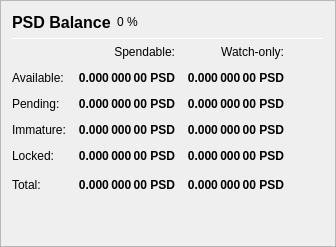
                   <widget class="QFrame" name="frame_Balances">
                    <property name="frameShape">
                     <enum>QFrame::StyledPanel</enum>
                    </property>
                    <property name="frameShadow">
                     <enum>QFrame::Raised</enum>
                    </property>
                    <layout class="QVBoxLayout" name="verticalLayout_4">
                     <item>
                      <layout class="QHBoxLayout" name="horizontalLayout_4">
                       <item>
                        <widget class="QLabel" name="label_5">
                         <property name="minimumSize">
                          <size>
                           <width>0</width>
                           <height>20</height>
                          </size>
                         </property>
                         <property name="font">
                          <font>
                           <pointsize>12</pointsize>
                           <weight>75</weight>
                           <bold>true</bold>
                          </font>
                         </property>
                         <property name="text">
                          <string>PSD Balance</string>
                         </property>
                        </widget>
                       </item>
                       <item>
                        <widget class="QLabel" name="labelPSDPercent">
                         <property name="text">
                          <string notr="true">0 %</string>
                         </property>
                        </widget>
                       </item>
                       <item>
                        <spacer name="horizontalSpacer_3">
                         <property name="orientation">
                          <enum>Qt::Horizontal</enum>
                         </property>
                         <property name="sizeHint" stdset="0">
                          <size>
                           <width>40</width>
                           <height>20</height>
                          </size>
                         </property>
                        </spacer>
                       </item>
                      </layout>
                     </item>
                     <item>
                      <widget class="Line" name="line_Balance">
                       <property name="minimumSize">
                        <size>
                         <width>0</width>
                         <height>1</height>
                        </size>
                       </property>
                       <property name="maximumSize">
                        <size>
                         <width>16777215</width>
                         <height>1</height>
                        </size>
                       </property>
                       <property name="orientation">
                        <enum>Qt::Horizontal</enum>
                       </property>
                      </widget>
                     </item>
                     <item>
                      <layout class="QGridLayout" name="gridLayout">
                       <property name="spacing">
                        <number>12</number>
                       </property>
                       <item row="0" column="1">
                        <widget class="QLabel" name="labelSpendable">
                         <property name="text">
                          <string>Spendable:</string>
                         </property>
                         <property name="alignment">
                          <set>Qt::AlignRight|Qt::AlignTrailing|Qt::AlignVCenter</set>
                         </property>
                        </widget>
                       </item>
                       <item row="0" column="2">
                        <widget class="QLabel" name="labelWatchonly">
                         <property name="text">
                          <string>Watch-only:</string>
                         </property>
                         <property name="alignment">
                          <set>Qt::AlignRight|Qt::AlignTrailing|Qt::AlignVCenter</set>
                         </property>
                        </widget>
                       </item>
                       <item row="1" column="0">
                        <widget class="QLabel" name="labelBalanceText">
                         <property name="text">
                          <string>Available:</string>
                         </property>
                        </widget>
                       </item>
                       <item row="1" column="1">
                        <widget class="QLabel" name="labelBalance">
                         <property name="font">
                          <font>
                           <weight>75</weight>
                           <bold>true</bold>
                          </font>
                         </property>
                         <property name="cursor">
                          <cursorShape>IBeamCursor</cursorShape>
                         </property>
                         <property name="toolTip">
                          <string>Your current spendable balance</string>
                         </property>
                         <property name="text">
                          <string notr="true">0.000 000 00 PSD</string>
                         </property>
                         <property name="alignment">
                          <set>Qt::AlignRight|Qt::AlignTrailing|Qt::AlignVCenter</set>
                         </property>
                         <property name="textInteractionFlags">
                          <set>Qt::LinksAccessibleByMouse|Qt::TextSelectableByKeyboard|Qt::TextSelectableByMouse</set>
                         </property>
                        </widget>
                       </item>
                       <item row="1" column="2">
                        <widget class="QLabel" name="labelWatchAvailable">
                         <property name="font">
                          <font>
                           <weight>75</weight>
                           <bold>true</bold>
                          </font>
                         </property>
                         <property name="cursor">
                          <cursorShape>IBeamCursor</cursorShape>
                         </property>
                         <property name="toolTip">
                          <string>Your current balance in watch-only addresses</string>
                         </property>
                         <property name="text">
                          <string notr="true">0.000 000 00 PSD</string>
                         </property>
                         <property name="alignment">
                          <set>Qt::AlignRight|Qt::AlignTrailing|Qt::AlignVCenter</set>
                         </property>
                         <property name="textInteractionFlags">
                          <set>Qt::LinksAccessibleByMouse|Qt::TextSelectableByKeyboard|Qt::TextSelectableByMouse</set>
                         </property>
                        </widget>
                       </item>
                       <item row="2" column="0">
                        <widget class="QLabel" name="labelPendingText">
                         <property name="text">
                          <string>Pending:</string>
                         </property>
                        </widget>
                       </item>
                       <item row="2" column="1">
                        <widget class="QLabel" name="labelUnconfirmed">
                         <property name="font">
                          <font>
                           <weight>75</weight>
                           <bold>true</bold>
                          </font>
                         </property>
                         <property name="cursor">
                          <cursorShape>IBeamCursor</cursorShape>
                         </property>
                         <property name="toolTip">
                          <string>Total of transactions that have yet to be confirmed, and do not yet count toward the spendable balance</string>
                         </property>
                         <property name="text">
                          <string notr="true">0.000 000 00 PSD</string>
                         </property>
                         <property name="alignment">
                          <set>Qt::AlignRight|Qt::AlignTrailing|Qt::AlignVCenter</set>
                         </property>
                         <property name="textInteractionFlags">
                          <set>Qt::LinksAccessibleByMouse|Qt::TextSelectableByKeyboard|Qt::TextSelectableByMouse</set>
                         </property>
                        </widget>
                       </item>
                       <item row="2" column="2">
                        <widget class="QLabel" name="labelWatchPending">
                         <property name="font">
                          <font>
                           <weight>75</weight>
                           <bold>true</bold>
                          </font>
                         </property>
                         <property name="cursor">
                          <cursorShape>IBeamCursor</cursorShape>
                         </property>
                         <property name="toolTip">
                          <string>Unconfirmed transactions to watch-only addresses</string>
                         </property>
                         <property name="text">
                          <string notr="true">0.000 000 00 PSD</string>
                         </property>
                         <property name="alignment">
                          <set>Qt::AlignRight|Qt::AlignTrailing|Qt::AlignVCenter</set>
                         </property>
                         <property name="textInteractionFlags">
                          <set>Qt::LinksAccessibleByMouse|Qt::TextSelectableByKeyboard|Qt::TextSelectableByMouse</set>
                         </property>
                        </widget>
                       </item>
                       <item row="3" column="0">
                        <widget class="QLabel" name="labelImmatureText">
                         <property name="text">
                          <string>Immature:</string>
                         </property>
                        </widget>
                       </item>
                       <item row="3" column="1">
                        <widget class="QLabel" name="labelImmature">
                         <property name="font">
                          <font>
                           <weight>75</weight>
                           <bold>true</bold>
                          </font>
                         </property>
                         <property name="cursor">
                          <cursorShape>IBeamCursor</cursorShape>
                         </property>
                         <property name="toolTip">
                          <string>Staked or masternode rewards that has not yet matured</string>
                         </property>
                         <property name="text">
                          <string notr="true">0.000 000 00 PSD</string>
                         </property>
                         <property name="alignment">
                          <set>Qt::AlignRight|Qt::AlignTrailing|Qt::AlignVCenter</set>
                         </property>
                         <property name="textInteractionFlags">
                          <set>Qt::LinksAccessibleByMouse|Qt::TextSelectableByKeyboard|Qt::TextSelectableByMouse</set>
                         </property>
                        </widget>
                       </item>
                       <item row="3" column="2">
                        <widget class="QLabel" name="labelWatchImmature">
                         <property name="font">
                          <font>
                           <weight>75</weight>
                           <bold>true</bold>
                          </font>
                         </property>
                         <property name="cursor">
                          <cursorShape>IBeamCursor</cursorShape>
                         </property>
                         <property name="toolTip">
                          <string>Staked or masternode rewards in watch-only addresses that has not yet matured</string>
                         </property>
                         <property name="text">
                          <string notr="true">0.000 000 00 PSD</string>
                         </property>
                         <property name="alignment">
                          <set>Qt::AlignRight|Qt::AlignTrailing|Qt::AlignVCenter</set>
                         </property>
                         <property name="textInteractionFlags">
                          <set>Qt::LinksAccessibleByMouse|Qt::TextSelectableByKeyboard|Qt::TextSelectableByMouse</set>
                         </property>
                        </widget>
                       </item>
                       <item row="4" column="0">
                        <widget class="QLabel" name="labelLockedBalanceText">
                         <property name="toolTip">
                          <string>Locked PSD or Masternode collaterals. These are excluded from zpsd minting.</string>
                         </property>
                         <property name="text">
                          <string>Locked:</string>
                         </property>
                        </widget>
                       </item>
                       <item row="4" column="1">
                        <widget class="QLabel" name="labelLockedBalance">
                         <property name="font">
                          <font>
                           <weight>75</weight>
                           <bold>true</bold>
                          </font>
                         </property>
                         <property name="cursor">
                          <cursorShape>IBeamCursor</cursorShape>
                         </property>
                         <property name="toolTip">
                          <string>Locked PSD or Masternode collaterals. These are excluded from zpsd minting.</string>
                         </property>
                         <property name="text">
                          <string notr="true">0.000 000 00 PSD</string>
                         </property>
                         <property name="alignment">
                          <set>Qt::AlignRight|Qt::AlignTrailing|Qt::AlignVCenter</set>
                         </property>
                         <property name="textInteractionFlags">
                          <set>Qt::LinksAccessibleByMouse|Qt::TextSelectableByKeyboard|Qt::TextSelectableByMouse</set>
                         </property>
                        </widget>
                       </item>
                       <item row="4" column="2">
                        <widget class="QLabel" name="labelWatchLocked">
                         <property name="font">
                          <font>
                           <weight>75</weight>
                           <bold>true</bold>
                          </font>
                         </property>
                         <property name="cursor">
                          <cursorShape>IBeamCursor</cursorShape>
                         </property>
                         <property name="toolTip">
                          <string>Current locked balance in watch-only addresses</string>
                         </property>
                         <property name="text">
                          <string notr="true">0.000 000 00 PSD</string>
                         </property>
                         <property name="alignment">
                          <set>Qt::AlignRight|Qt::AlignTrailing|Qt::AlignVCenter</set>
                         </property>
                         <property name="textInteractionFlags">
                          <set>Qt::LinksAccessibleByMouse|Qt::TextSelectableByKeyboard|Qt::TextSelectableByMouse</set>
                         </property>
                        </widget>
                       </item>
                       <item row="5" column="0">
                        <widget class="QLabel" name="labelTotalText">
                         <property name="toolTip">
                          <string>Your current PeerSend balance, unconfirmed and immature transactions included</string>
                         </property>
                         <property name="text">
                          <string>Total:</string>
                         </property>
                        </widget>
                       </item>
                       <item row="5" column="1">
                        <widget class="QLabel" name="labelTotal">
                         <property name="font">
                          <font>
                           <weight>75</weight>
                           <bold>true</bold>
                          </font>
                         </property>
                         <property name="cursor">
                          <cursorShape>IBeamCursor</cursorShape>
                         </property>
                         <property name="toolTip">
                          <string>Your current peersend balance, unconfirmed and immature transactions included</string>
                         </property>
                         <property name="text">
                          <string notr="true">0.000 000 00 PSD</string>
                         </property>
                         <property name="alignment">
                          <set>Qt::AlignRight|Qt::AlignTrailing|Qt::AlignVCenter</set>
                         </property>
                         <property name="textInteractionFlags">
                          <set>Qt::LinksAccessibleByMouse|Qt::TextSelectableByKeyboard|Qt::TextSelectableByMouse</set>
                         </property>
                        </widget>
                       </item>
                       <item row="5" column="2">
                        <widget class="QLabel" name="labelWatchTotal">
                         <property name="font">
                          <font>
                           <weight>75</weight>
                           <bold>true</bold>
                          </font>
                         </property>
                         <property name="cursor">
                          <cursorShape>IBeamCursor</cursorShape>
                         </property>
                         <property name="toolTip">
                          <string>Current total balance in watch-only addresses</string>
                         </property>
                         <property name="text">
                          <string notr="true">0.000 000 00 PSD</string>
                         </property>
                         <property name="alignment">
                          <set>Qt::AlignRight|Qt::AlignTrailing|Qt::AlignVCenter</set>
                         </property>
                         <property name="textInteractionFlags">
                          <set>Qt::LinksAccessibleByMouse|Qt::TextSelectableByKeyboard|Qt::TextSelectableByMouse</set>
                         </property>
                        </widget>
                       </item>
                       <item row="5" column="3">
                        <spacer name="horizontalSpacer_9">
                         <property name="orientation">
                          <enum>Qt::Horizontal</enum>
                         </property>
                         <property name="sizeHint" stdset="0">
                          <size>
                           <width>40</width>
                           <height>20</height>
                          </size>
                         </property>
                        </spacer>
                       </item>
                      </layout>
                     </item>
                     <item>
                      <spacer name="verticalSpacer_3">
                       <property name="orientation">
                        <enum>Qt::Vertical</enum>
                       </property>
                       <property name="sizeHint" stdset="0">
                        <size>
                         <width>20</width>
                         <height>40</height>
                        </size>
                       </property>
                      </spacer>
                     </item>
                    </layout>
                   </widget>
